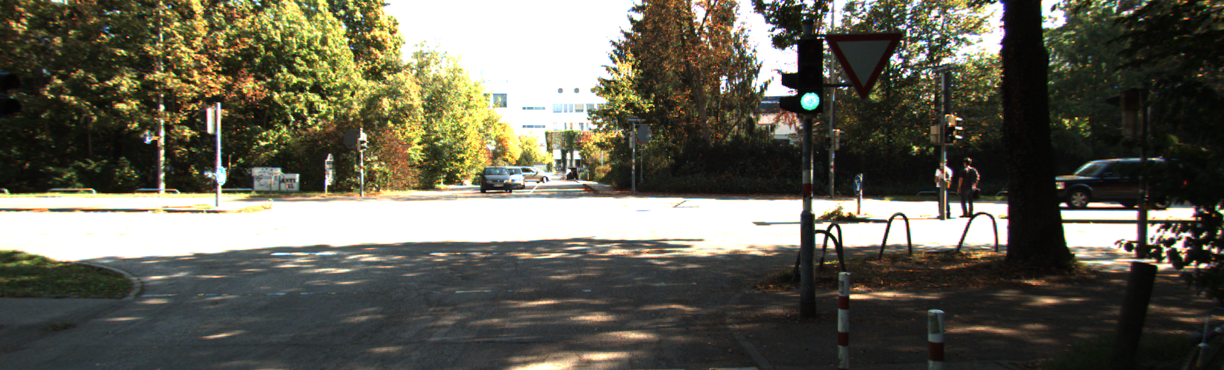
#> input picture Historgram/adaptive_hist_data/0000000000.png, 1224 x 370 px; its folder holds 4 pictures in this run
$ python Histogram.py
#> lines starting #> are read from the running program, lines starting #| are printed output that depends on the picture
import cv2
import numpy as np
filelist = ['00', '01', '02', '03', '04', '05', '06', '07', '08', '09', '10', '11', '12', '13', '14', '15', '16', '17', '18', '19', '20', '21', '22', '23', '24']
folder_dir = "adaptive_hist_data/00000000"
file_type = ".png"
filetest = ['00']

def Calculate_cdf(image, h, w):

    cdf = np.zeros((256, 3), dtype=float) # BGR
    Accumulate = np.zeros((256, 3), dtype=float) # BGR
    Acc = np.zeros((256, 3), dtype=int)  # BGR
    for i in range(h):
        for j in range(w):
            for l in range(3):
                cdf[image[i][j][l]][l] = cdf[image[i][j][l]][l] + 1   # l = 0 B, l = 1 G, l = 2 R
    cdf = cdf / (h * w)
    for length in range(len(cdf)):
        for color in range(3):
            if length == 0:
                Accumulate[length][color] = cdf[length][color]
            else:
                Accumulate[length][color] = cdf[length][color] + Accumulate[length - 1][color]
            Acc[length][color] = round(Accumulate[length][color] * 255)


    return cdf, Acc


def histogram(image):

    height = image.shape[0]
    width = image.shape[1]
    H_image = np.zeros((height, width, 3), np.uint8) # BGR

    _, A = Calculate_cdf(image, height, width)
    # print(A)
    for i in range(height):
        for j in range(width):
            for l in range(3):
                H_image[i][j][l] = A[image[i][j][l]][l]

    return H_image


def adaptive_histogram(image):

    height = image.shape[0]
    width = image.shape[1]
    A_H_image = np.zeros((height, width, 3), np.uint8) # BGR
    M = height // 10
    N = width // 8
    tiles = [image[x:x + M, y:y + N] for x in range(0, height, M) for y in range(0, width, N)]
    row_count = 0
    col_count = 0
    for t in tiles:

        _, A = Calculate_cdf(t, M, N)
        for i in range(M):
            for j in range(N):
                for l in range(3):
                    A_H_image[i + row_count * M][j + col_count * N][l] = A[t[i][j][l]][l]
        if (col_count + 1) % 8 == 0:
            row_count = row_count + 1
        col_count = (col_count + 1) % 8
    return A_H_image


if __name__ == '__main__':
    # check if the image ends with png
    for images_name in filelist:

        im = cv2.imread(folder_dir + images_name + file_type)
#> im is the input picture: shape (370, 1224, 3); mean B, G, R 83.7, 96.9, 98.8
        original_image = im
        H = histogram(im)
#> after the loop in Calculate_cdf, `for i in range(h):`: cdf = 256 rows, first 8: [170, 3, 196], [53, 2, 53], [130, 3, 71], [549, 77, 135], [1863, 218, 377], [4331, 684, 908], [5828, 2166, 2159], [5954, 3421, 3688]
#> in Calculate_cdf, `cdf = cdf / (h * w)`: cdf = 256 rows, first 8: [0.000375, 6.62e-06, 0.000433], [0.000117, 4.42e-06, 0.000117], [0.000287, 6.62e-06, 0.000157], [0.00121, 0.00017, 0.000298], [0.00411, 0.000481, 0.000832], [0.00956, 0.00151, 0.002], [0.0129, 0.00478, 0.00477], [0.0131, 0.00755, 0.00814]
#> after the loop in Calculate_cdf, `for length in range(len(cdf)):`: Acc = 256 rows, first 8: [0, 0, 0], [0, 0, 0], [0, 0, 0], [1, 0, 0], [2, 0, 0], [4, 1, 1], [7, 2, 2], [11, 4, 4]; Accumulate = 256 rows, first 8: [0.000375, 6.62e-06, 0.000433], [0.000492, 1.1e-05, 0.00055], [0.000779, 1.77e-05, 0.000707], [0.00199, 0.000188, 0.001], [0.00611, 0.000669, 0.00184], [0.0157, 0.00218, 0.00384], [0.0285, 0.00696, 0.00861], [0.0417, 0.0145, 0.0168]
#> in histogram, `_, A = Calculate_cdf(image, height, width)`: A has the same summary as Acc in Calculate_cdf
#> after the loop in histogram, `for i in range(height):`:
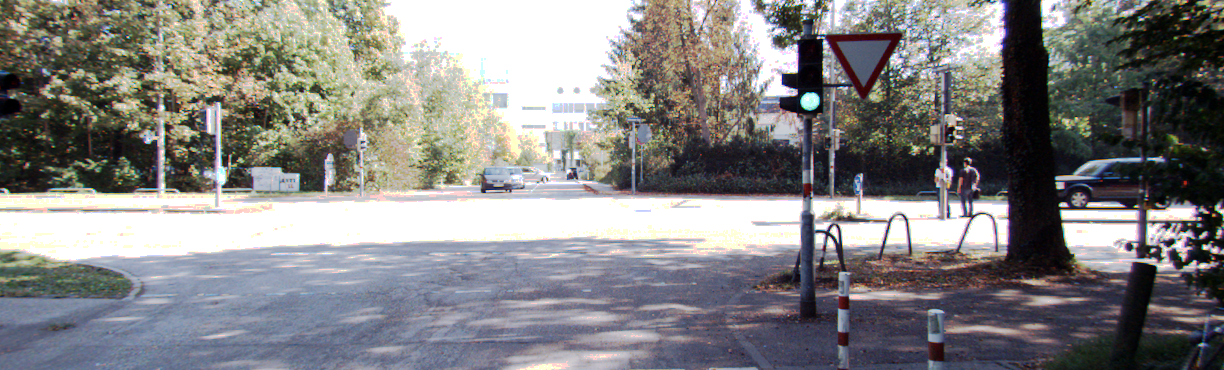
#> H_image: shape (370, 1224, 3); mean B, G, R 131.1, 131.3, 132.2
        A_H = adaptive_histogram(im)
#> in adaptive_histogram, `tiles = [image[x:x + M, y:y + N] for x in range(0, height, M) for y in..`: tiles = 80 items
#> the loop in adaptive_histogram, `for t in tiles: ` made 80 passes
#> col_count on passes 1 to 12: 1, 2, 3, 4, 5, 6, 7, 0, 1, 2, 3, 4
#> after the loop in adaptive_histogram, `for t in tiles:`:
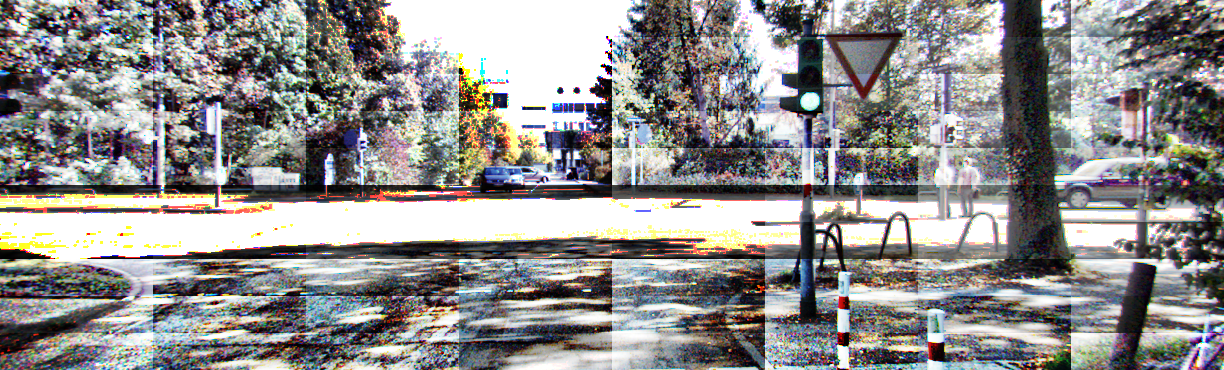
#> A_H_image: shape (370, 1224, 3); mean of channels 0, 1, 2 140.3, 141.3, 142.8; drawn as B, G, R
#> after the loop in adaptive_histogram, `for t in tiles:`: col_count = 0; row_count = 10

        image_concat = np.concatenate((original_image, H, A_H), axis=0)
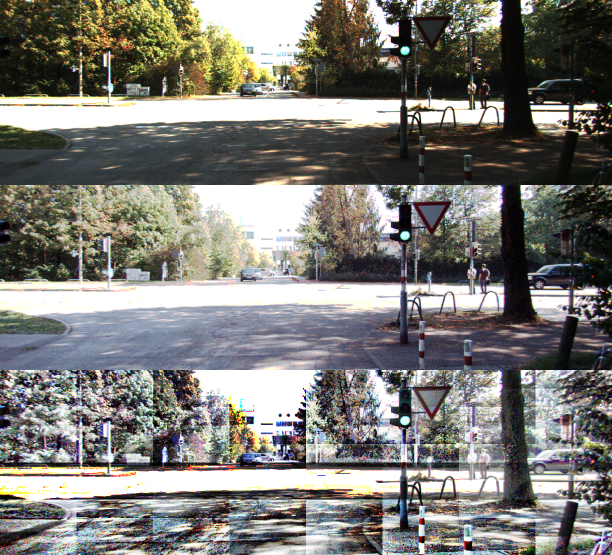
#> image_concat: shape (1110, 1224, 3) (shown at 1/2 size); mean B, G, R 118.3, 123.2, 124.6
        cv2.imshow("Top: Original, Mid: Histogram, Bot: Adaptive_Histogram", image_concat)

        cv2.imwrite("output" + images_name + ".png", image_concat)
        cv2.waitKey(1000)
#> pass 2 of the loop `for images_name in filelist:`:
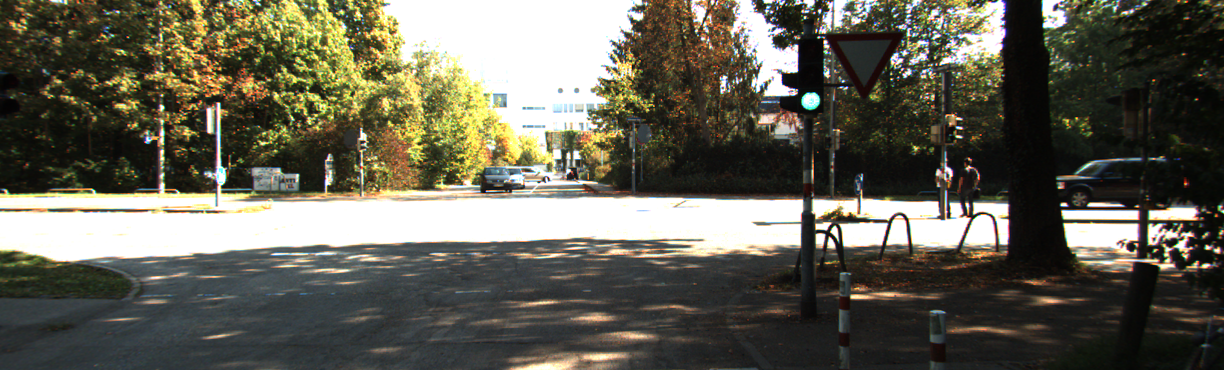
#> input picture Historgram/adaptive_hist_data/0000000001.png, 1224 x 370 px
#> im is the input picture: shape (370, 1224, 3); mean B, G, R 83.8, 97, 98.9
#> A = 256 rows, first 8: [0, 0, 0], [0, 0, 0], [0, 0, 0], [0, 0, 0], [1, 0, 0], [4, 1, 1], [7, 2, 2], [10, 4, 4]
#> the loop in adaptive_histogram (call 2), `for t in tiles: ` made 80 passes
#> after the loop in adaptive_histogram (call 2), `for t in tiles:`:
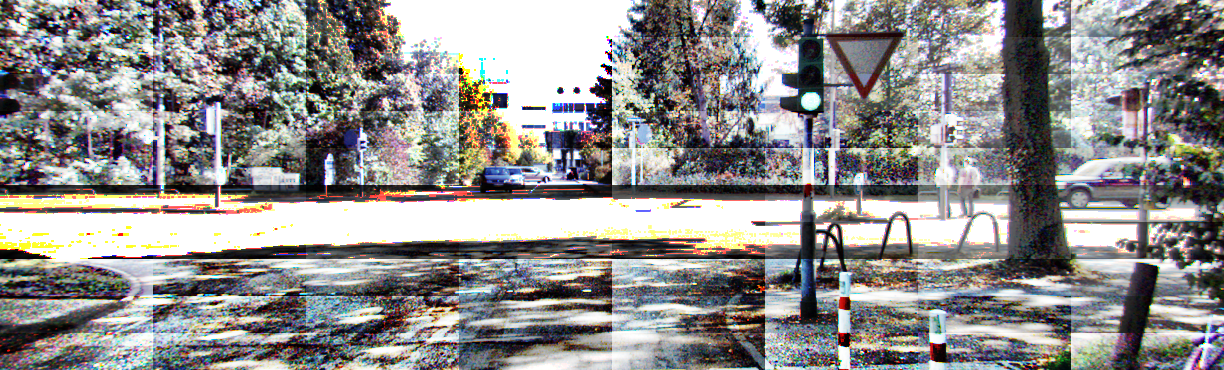
#> A_H_image: shape (370, 1224, 3); mean of channels 0, 1, 2 140.3, 141.4, 142.9; drawn as B, G, R
#> after the loop in adaptive_histogram (call 2), `for t in tiles:`: col_count = 0; row_count = 10
#> `image_concat = np.concatenate((original_image, H, A_H), axis=0)`:
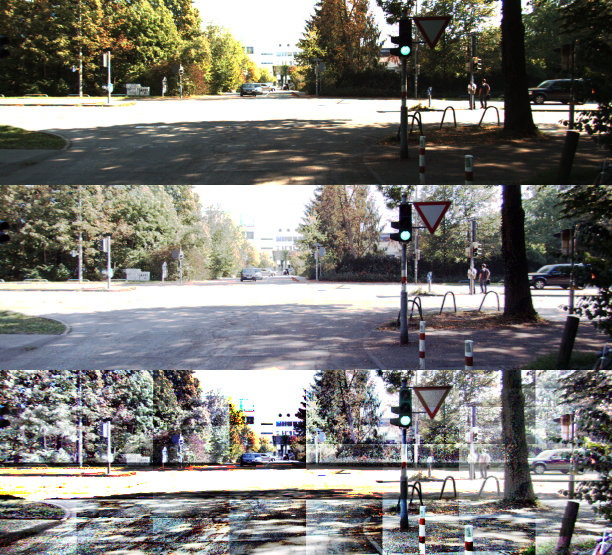
#> image_concat: shape (1110, 1224, 3) (shown at 1/2 size); mean B, G, R 118.4, 123.2, 124.7
#> pass 3 of the loop `for images_name in filelist:`:
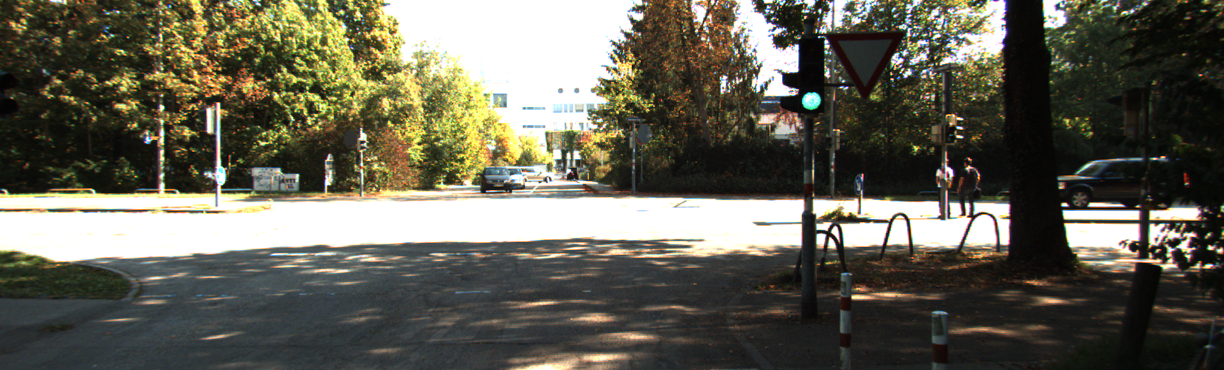
#> input picture Historgram/adaptive_hist_data/0000000002.png, 1224 x 370 px
#> im is the input picture: shape (370, 1224, 3); mean B, G, R 83.8, 97, 98.9
#> A = 256 rows, first 8: [0, 0, 0], [0, 0, 0], [0, 0, 0], [1, 0, 0], [1, 0, 0], [4, 1, 1], [7, 2, 2], [10, 4, 4]
#> the loop in adaptive_histogram (call 3), `for t in tiles: ` made 80 passes
#> after the loop in adaptive_histogram (call 3), `for t in tiles:`:
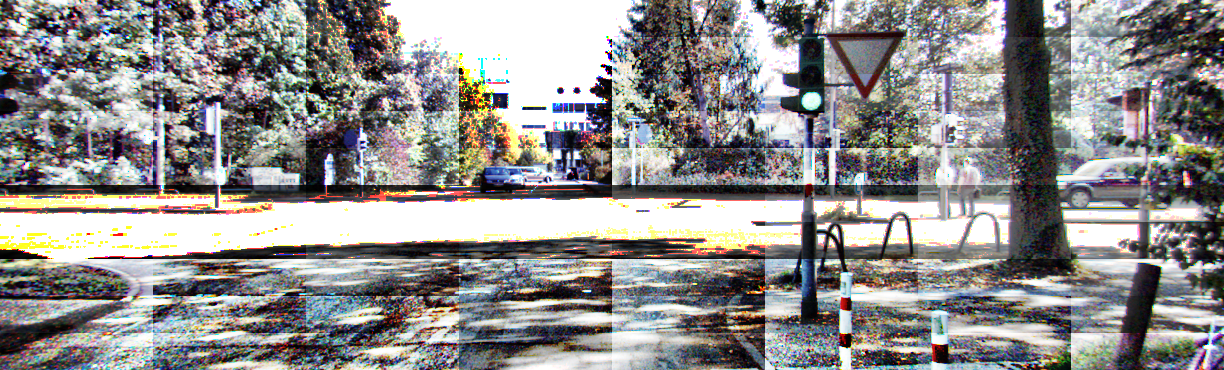
#> A_H_image: shape (370, 1224, 3); mean of channels 0, 1, 2 140.2, 141.4, 142.9; drawn as B, G, R
#> after the loop in adaptive_histogram (call 3), `for t in tiles:`: col_count = 0; row_count = 10
#> `image_concat = np.concatenate((original_image, H, A_H), axis=0)`:
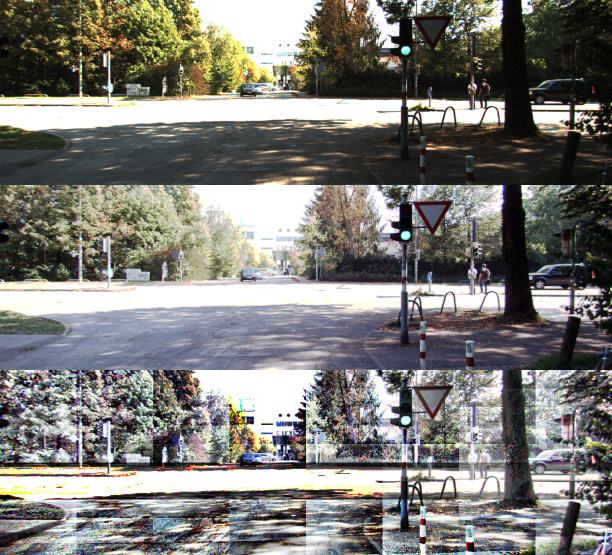
#> image_concat: shape (1110, 1224, 3) (shown at 1/2 size); mean B, G, R 118.3, 123.2, 124.7
#> (the run stopped early here; a loop or call above may not have finished)
